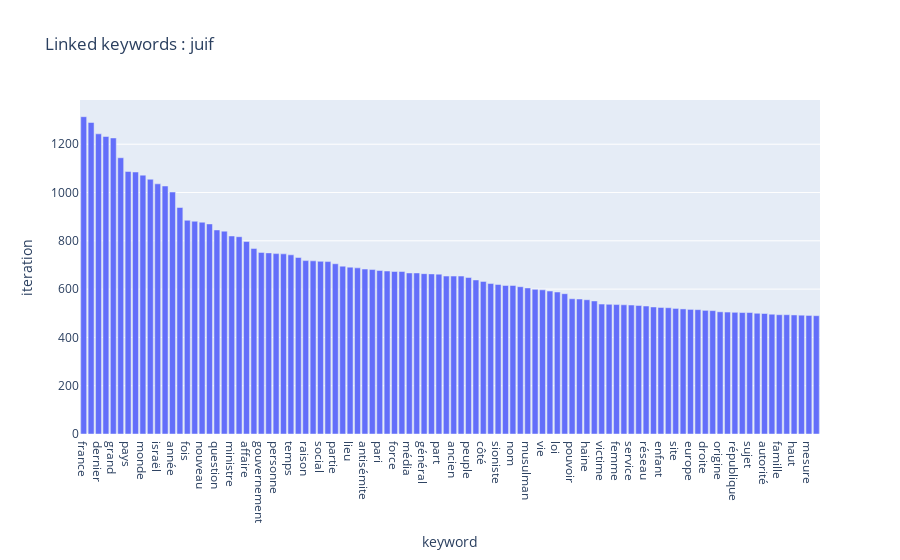

Notebook code cell kept with this figure:
### Markdown cell above
Un exemple avec le mot-clé "juif" ( mot totalement choisi au hasard :) )

### Code cell
pickedKeyword = "juif"

commonLinkedWords = showLinkedKws(allDataCorpus, pickedKeyword, 100)

### Figure 1 — Plotly figure (JSON) as saved in the notebook; plotly's stock layout.template omitted (floating-point values rounded to 4 significant figures)
{"data": [{"alignmentgroup": "True", "hovertemplate": "keyword=%{x}<br>iteration=%{y}<extra></extra>", "legendgroup": "", "marker": {"color": "#636efa", "pattern": {"shape": ""}}, "name": "", "offsetgroup": "", "orientation": "v", "showlegend": false, "textposition": "auto", "type": "bar", "x": ["france", "an", "dernier", "politique", "grand", "français", "pays", "état", "monde", "jour", "israël", "président", "année", "homme", "fois", "israélien", "nouveau", "national", "question", "guerre", "ministre", "droit", "affaire", "histoire", "gouvernement", "public", "personne", "article", "temps", "américain", "raison", "communauté", "social", "fin", "partie", "antisémitisme", "lieu", "mort", "antisémite", "chose", "pari", "face", "force", "cas", "média", "petit", "général", "propos", "part", "point", "ancien", "bon", "peuple", "jeune", "côté", "place", "sioniste", "groupe", "nom", "mois", "musulman", "moment", "vie", "suite", "loi", "chef", "pouvoir", "compte", "haine", "cause", "victime", "ville", "femme", "international", "service", "membre", "réseau", "coup", "enfant", "palestinien", "site", "million", "europe", "presse", "droite", "important", "origine", "exemple", "république", "mondial", "sujet", "société", "autorité", "problème", "famille", "mot", "haut", "second", "mesure", "mai"], "xaxis": "x", "y": [1314, 1290, 1243, 1232, 1226, 1144, 1087, 1085, 1072, 1055, 1036, 1027, 1002, 938, 885, 881, 877, 870, 845, 840, 820, 817, 797, 768, 752, 750, 747, 746, 742, 731, 718, 717, 715, 714, 705, 695, 691, 688, 683, 681, 677, 675, 673, 673, 667, 667, 664, 663, 662, 654, 654, 654, 648, 638, 632, 623, 619, 615, 615, 610, 605, 599, 597, 592, 588, 581, 560, 559, 556, 551, 538, 537, 536, 535, 534, 532, 530, 526, 524, 523, 520, 518, 516, 515, 512, 511, 506, 505, 504, 503, 503, 500, 499, 496, 494, 494, 493, 492, 491, 490], "yaxis": "y"}], "layout": {"barmode": "relative", "legend": {"tracegroupgap": 0}, "title": {"text": "Linked keywords : juif"}, "xaxis": {"anchor": "y", "domain": [0, 1], "title": {"text": "keyword"}}, "yaxis": {"anchor": "x", "domain": [0, 1], "title": {"text": "iteration"}}}}
